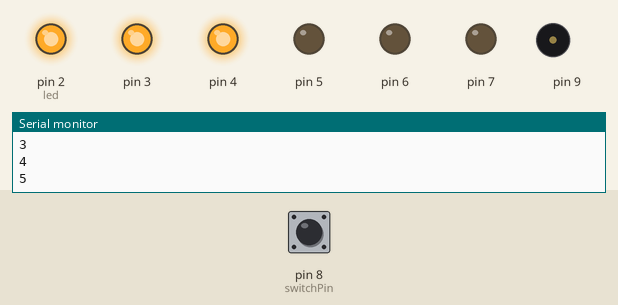
Bench run of a sketch on a simulated Arduino Uno, built with avr-gcc and run on an emulated ATmega328P. Shown: output pins drawn as LEDs (lit = HIGH), buzzer (waves = sounding), the last lines printed to the serial monitor. Inputs (shaded band) come from the test bench; at power-on: pin 8 (switchPin) LOW.

Above: at 23.2 s.
23.3 s: pin 8 (switchPin) pulled HIGH for 0.15 s
At 24.1 s:
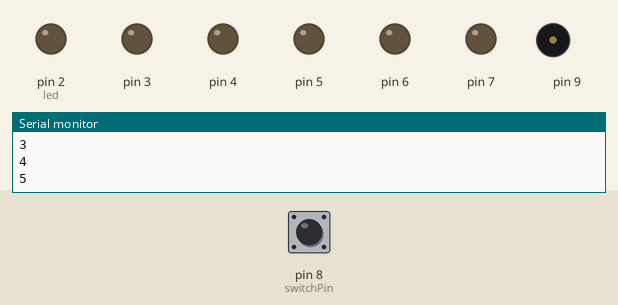
At 36.4 s:
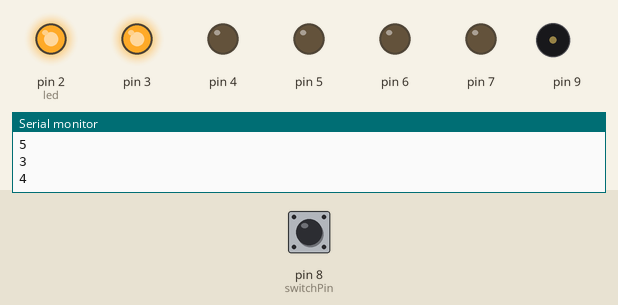
45.4 s: pin 8 (switchPin) pulled HIGH for 1 s
At 53.4 s:
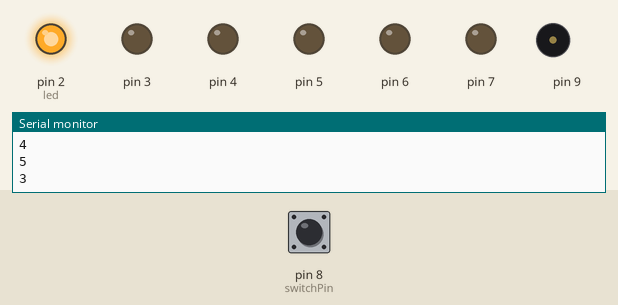
Timing chart, 0 to 83.9 s (numbered marks = the images above; inputs shaded):
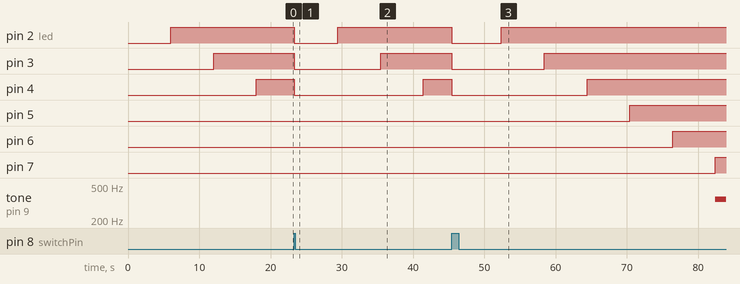

The sketch:

digiHourglass.ino
```cpp
const int switchPin = 8;

unsigned long previousTime = 0;

int switchState = 0;
int prevSwitchState = 0;
boolean buzzer = false;

int led = 2;

long interval = 6000;

void setup() {
  Serial.begin(9600);
  for (int x=2; x<8; x++) {
    pinMode (x, OUTPUT);
  }
  pinMode(switchPin,INPUT);
}

void loop() {
  unsigned long currentTime = millis();

  if (currentTime - previousTime > interval) {
    if (led == 7) {
      buzzer = true;
    }
    previousTime = currentTime;
    digitalWrite(led, HIGH);
    led = led < 7 ? led+1 : led;
    Serial.println(led);
  }

  if (buzzer == true) {
    tone (9, 349);
  }

  switchState = digitalRead(switchPin);


  if (switchState != prevSwitchState) {
    for (int x=2; x<8; x++) {
      digitalWrite(x, LOW);
    }
    led=2;
    buzzer = false;
    previousTime=currentTime;
  }
  prevSwitchState = switchState;
}
```

Measured:
- after the input at 23.3 s, pin 2 (led): HIGH → LOW at once, → HIGH 6.2 s later; pin 3: HIGH → LOW at once, → HIGH 12.2 s later; pin 4: HIGH → LOW at once, → HIGH 18.2 s later; pin 5: stays LOW (without the input it goes to HIGH after 0.70 s); pin 6: stays LOW (without the input it goes to HIGH after 6.7 s)
- after the input at 45.4 s, pin 2 (led): HIGH → LOW at once, → HIGH 7.0 s later; pin 3: HIGH → LOW at once, → HIGH 13.0 s later; pin 4: HIGH → LOW at once, → HIGH 19.0 s later; pin 5: LOW → HIGH after 25.0 s instead of 2.1 s; pin 6: LOW → HIGH after 31.0 s instead of 8.1 s
